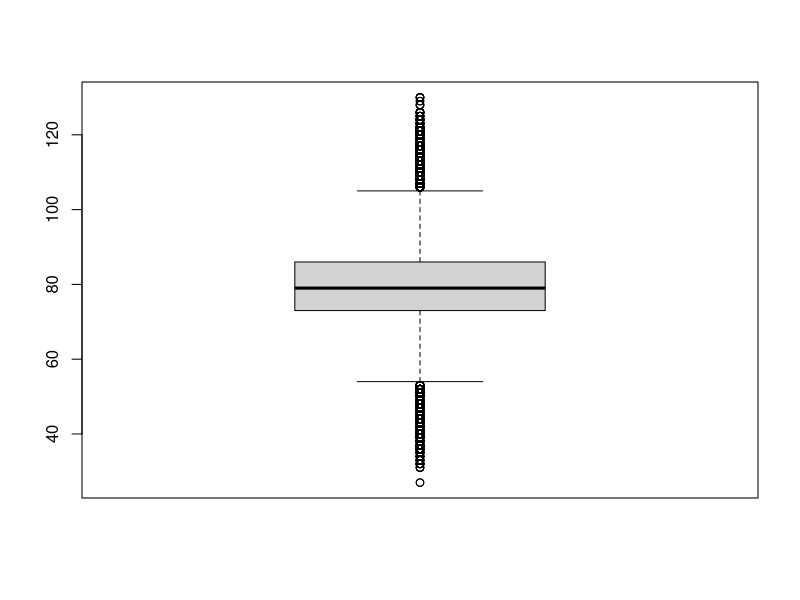
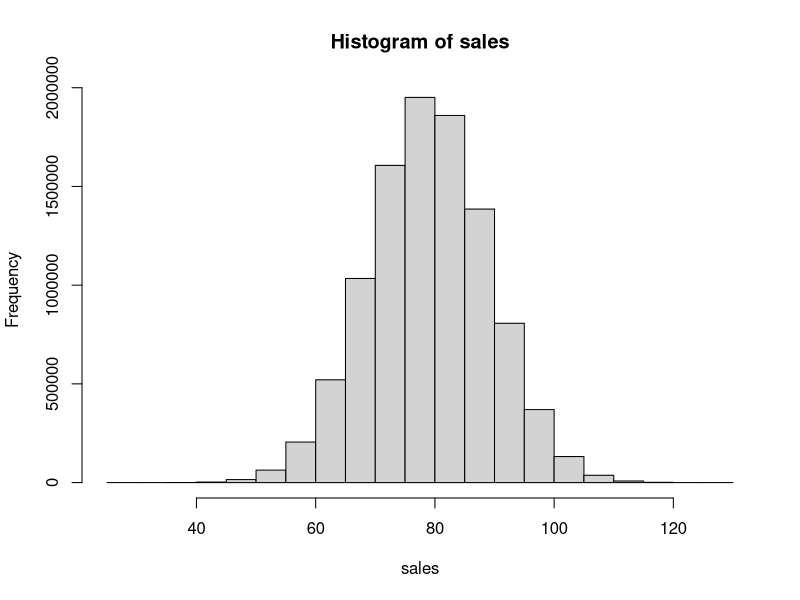
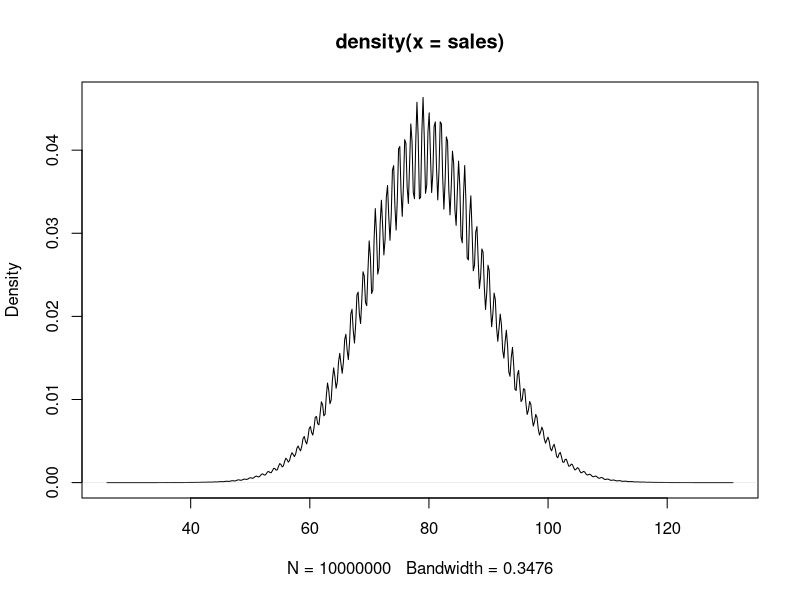

Here is the R script that generated these plots, in order:
# vector (of sales data normal dist mean=80 std dev=10, number of values=100)



sales=rnorm(10000000,mean=80,sd=10)
sales
#trunc, round,floor,ceiling
sales=trunc(sales)
sales
summary(sales)
boxplot(sales)
mean(sales)
median(sales)
hist(sales)
plot(density(sales))
sd(sales)
#10-50
range(sales)
#matrix
